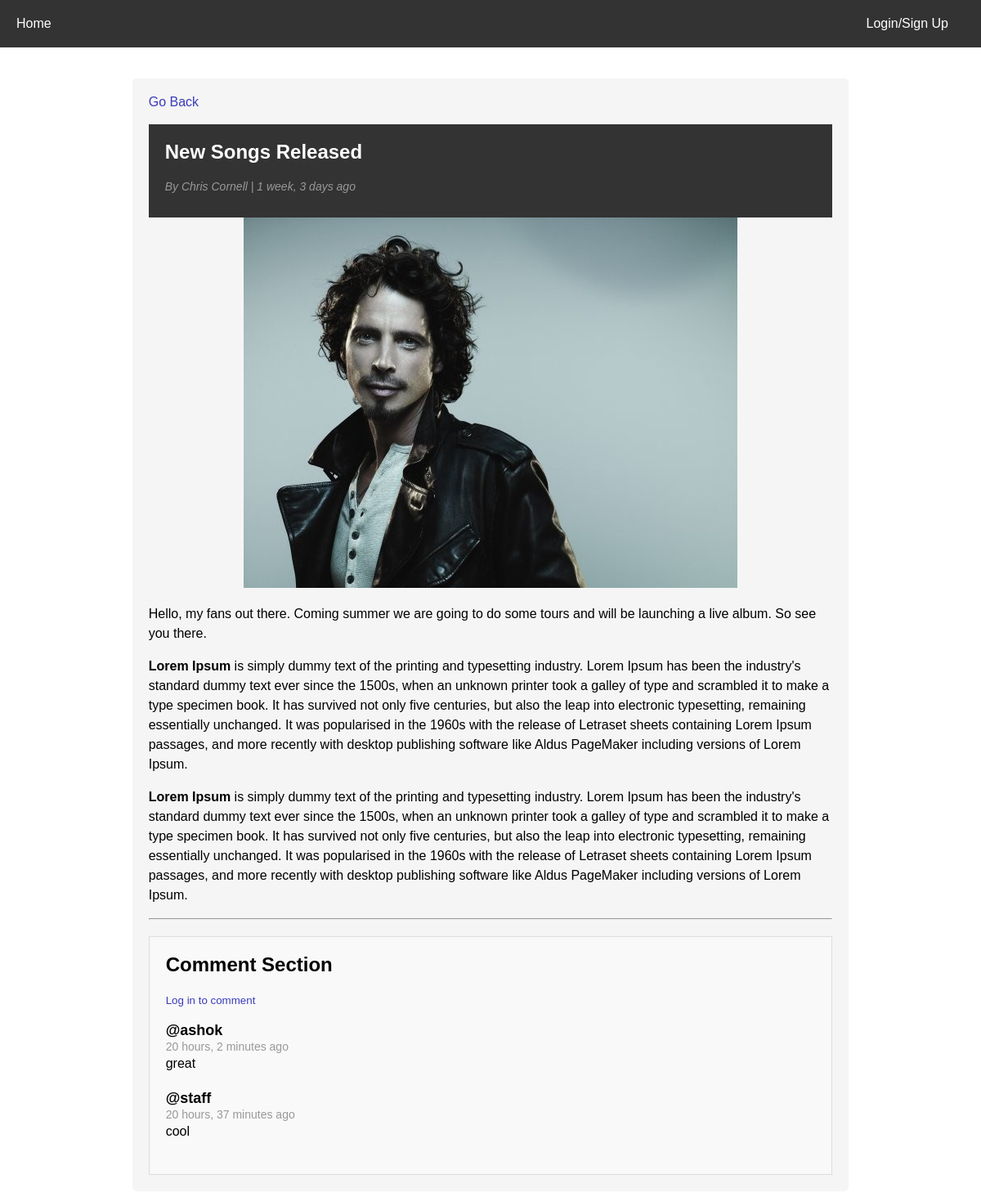
The app's page /article/027a6121-a382-4bb2-81b1-5813f990954c/, older data.
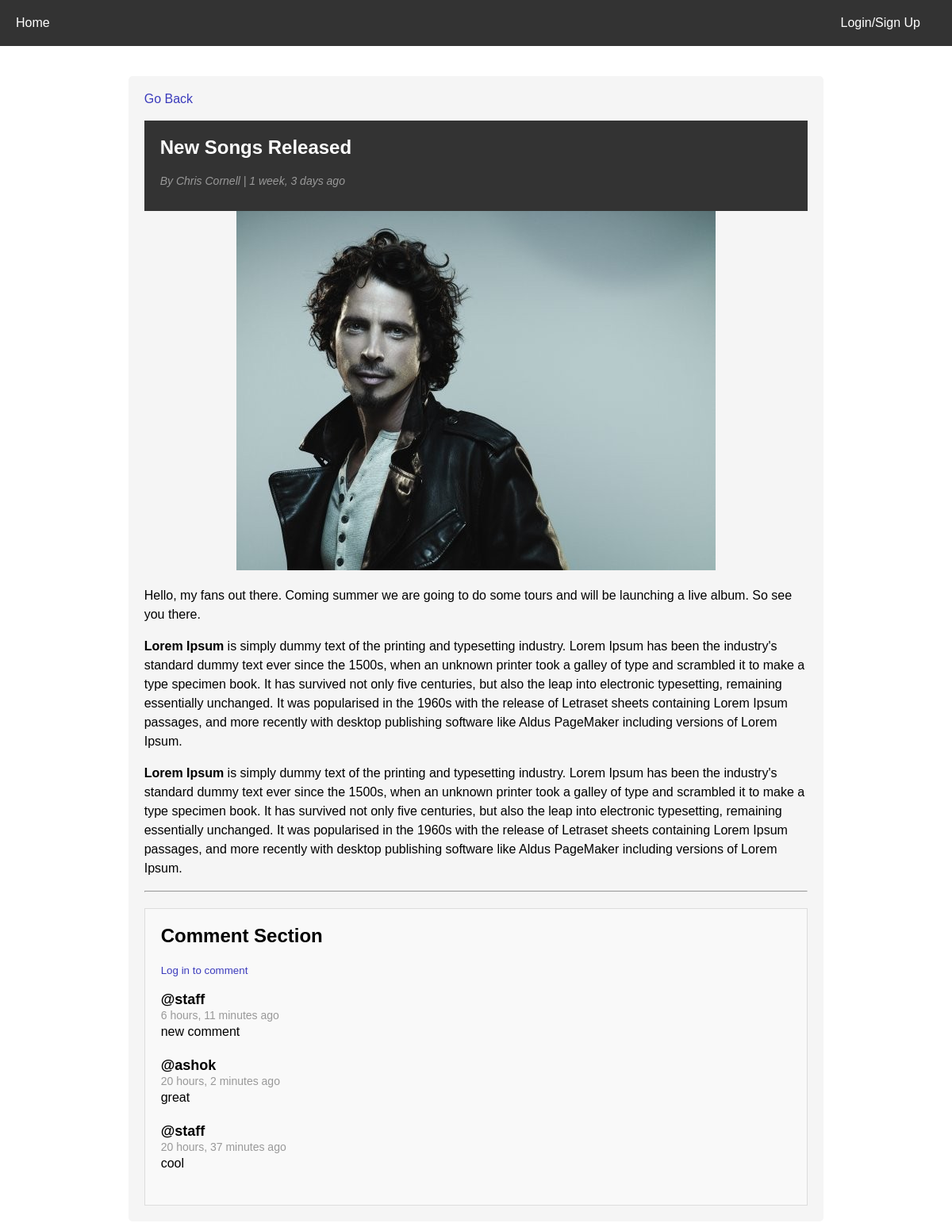
The same page, newer data.
### blogs/models.py (models this page shows, shortened)
class Post(models.Model):
    title = models.CharField(max_length=255)
    author  = models.ForeignKey(User, on_delete=models.CASCADE)
    featured_image = models.ImageField(null=True,blank=True)
    body = RichTextField(blank=True,null=True)
    created = models.DateTimeField(auto_now_add=True)
    id = models.UUIDField(default=uuid.uuid4,unique=True,primary_key=True,editable=False)
    class Meta:
        ordering = ['-created']

class Comment(models.Model):
    post = models.ForeignKey(Post,related_name="comments",on_delete=models.CASCADE)
    name = models.ForeignKey(User, on_delete=models.CASCADE)
    body = models.TextField()
    created = models.DateTimeField(auto_now=True)
    id = models.UUIDField(default=uuid.uuid4,unique=True,primary_key=True,editable=False)
    class Meta:
        ordering = ['-created']

### blogs/views.py (the view, shortened to what this page needs)
# urls.py: path('article/<str:pk>/',views.BlogPost,name='detail-article'),
def BlogPost(request,pk):
    post = Post.objects.get(id=pk)
    context = {'post' : post}
    return render(request,'blogs/detail-article.html',context)

### blogs/templates/blogs/detail-article.html (shortened to what this page needs)
{% extends 'base.html' %}
{% block content %}
<main>
<article class="post">
  <a class="" href="{% url 'home' %}">Go Back</a>
  <br>
  <br>
  <header>
    <h1 class="post-title">{{ post.title }}</h1>
    <p class="post-meta">By {{ post.author.first_name }}
        {{ post.author.last_name }} | {{ post.created|timesince}} ago
    </p>
  </header>
  {% if post.featured_image %}
  <div class="post-image">
    <img src="{{ post.featured_image.url }}" alt="Blog post image">
  </div>
  {% endif %}
<div class="post-content">
<p>{{post.body|safe}}</p>
</div>
<hr>
<div class="comment">
    <h2>Comment Section</h2>
    {% if request.user.is_authenticated %}
    <div class="comment-form">
        <h3>Leave a Comment</h3>
        <form method="POST">
          {% csrf_token %}
          <div class="form-group">
            <textarea id="comment" name="comment" required></textarea>
          </div>
          <br>
          <button type="submit">Post Comment</button>
        </form>
    </div>
    <br>
    {% else %}
    <small><a href="{% url 'login' %}">Log in to comment</a></small>
    <br>
    <br>
    {% endif %}
    {% for comment in post.comments.all %}
    <ul>
      <li>
        <div class="comment-meta">
          <div class="comment-author">
            <h4>@{{comment.name}}</h4>
            <span class="comment-date">{{comment.created|timesince}} ago</span>
          </div>
        </div>
        <p>{{ comment.body }}</p>
      </li>
    </ul>
    {% endfor%}
</div>
</article>
</main>
{% endblock %}

### templates/base.html (shortened to what this page needs)
<!doctype html>
{% load static %}
<html lang="en">
  <head>
    <link rel="stylesheet" type="text/css" href="{% static 'styles/main.css' %}">
  </head>
  </head>
  <body>
    {% include 'navbar.html' %}
    <br>
    {% block content %}
    {% endblock %}
  </body>
</html>

### templates/navbar.html (shortened to what this page needs)
<header>
    <a class="home-nav" style="color:white;font-size:16px;float:left;text-decoration:none;" href="{% url 'home' %}">Home</a></small>
    <nav>
        <ul>
            {% if user.is_authenticated %}
            <li><a href="{% url 'create-article' %}">Create a blog</a></li>
            <li><a href="{% url 'user-blogs' %}">My Blogs</a></li>
            <li><a href="{% url 'logout' %}">Logout</a></li>
            {% else %}
            <li><a href="{% url 'login' %}">Login/Sign Up</a>
            {% endif %}
        </ul>
    </nav>
</header>

### static/styles/main.css (style rules this page uses)
body { font-family: Arial, sans-serif; margin: 0; padding: 0; }
header { background-color: #333; color: #fff; padding: 20px; }
nav { display: flex; justify-content: right; align-items: center; }
nav ul { list-style: none; margin: 0; padding: 0; display: flex; }
nav li { margin-right: 10px; }
nav a { color: #fff; text-decoration: none; padding: 10px; border-radius: 5px; }
h2 { margin-top: 0; }
main { padding: 20px; display: flex; justify-content: center; }
a { text-decoration: none; color: rgb(59, 59, 188); }
.post { background-color: #f5f5f5; padding: 20px; border-radius: 5px; margin-bottom: 20px; width: 836.6px; height: auto; }
.post-title { margin-top: 0; }
.post-meta { margin-bottom: 10px; font-style: italic; font-size: 14px; color: #999; }
.post-image { margin-bottom: 20px; display: flex; justify-content: center; }
.post-image img { max-width: 100%; }
.post-content { line-height: 1.5; }
.comment { margin-top: 20px; padding: 20px; background-color: #f9f9f9; border: 1px solid #ddd; }
.comment ul { list-style: none; padding: 0; margin: 0; }
.comment li { margin-bottom: 20px; }
.comment-meta { display: flex; align-items: center; }
.comment-author h4 { margin: 0; font-size: 18px; font-weight: bold; }
.comment-date { font-size: 14px; color: #999; }
.comment p { margin: 0; font-size: 16px; line-height: 1.5; }

Row changes from the older to the newer data that the page shows:
added Comment: name "staff", created "6 hours, 11 minutes", body "new comment"
